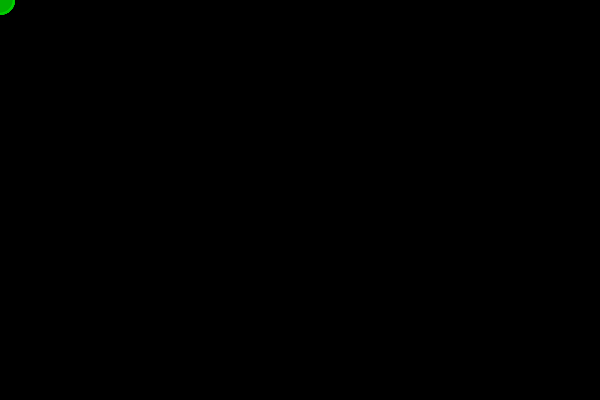
Frame 1 (no input)
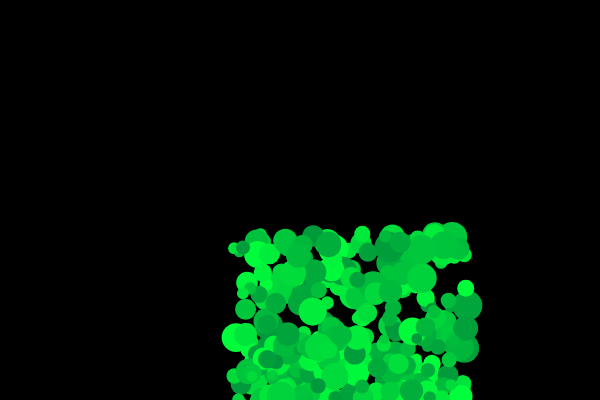
Frame 60 (no input)
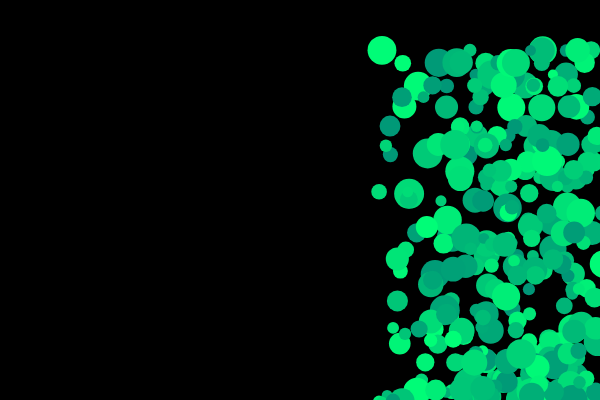
Frame 120 (the mouse pressed at the canvas centre since frame 60)

The p5.js sketch that drew these frames (run headless with seeded random() and noise() and a simulated clock; from frame 60 on, the mouse is pressed at the canvas centre):

// p5.js sketch
// ── sketch.js
let bubbles = [];
let numberOfBubbles = 300;

function setup() {
    createCanvas(600, 400);

    // dodawanie 'numberOfBubbles' objektów Bubble
    for (let i = 0; i < numberOfBubbles; i++) {
        let d = random(10, 30);
        let speedX = random(5, 10);
        let speedY = random(5, 10);
        b = new Bubble(0, 0, d, speedX, speedY);
        bubbles.push(b)
    }
}

function draw() {
    background(0);
    for (bubble of bubbles) {
        bubble.show();
        bubble.bounce();
        bubble.move();
        bubble.gravity();
    }
}

class Bubble {
    constructor(x, y, d, speedX, speedY) {
        this.x = x;
        this.y = y;
        this.d = d; // diameter
        this.speedX = speedX;
        this.speedY = speedY;
        this.color = {
            r: 0,
            g: random(150, 255),
            b: 0
        };

    }
    show() {
        noStroke();
        fill(this.color.r, this.color.g, this.color.b)
        ellipse(this.x, this.y, this.d);
    }

    isStaying() {
        return this.speedX < 0.01 && this.speedX > -0.01 && this.speedY < 0.01 && this.speedY > -0.01
    }
    move() {
        if (!this.isStaying()) {
            this.x += this.speedX;
            this.y += this.speedY;
            this.color.b++;
        }
        else {
            this.color.r -= 3;
            this.color.g -= 3;
            this.color.b -= 3;
        }
    }

    randomColor() {
        this.color.r = random(255);
        this.color.g = random(255);
        this.color.b = random(255);
    }

    bounce() {
        if (this.x > width || this.x < 0) {
            //this.randomColor();
            this.speedX *= -1;
        }

        if (this.y > height || this.y < 0) {
            //this.randomColor();
            this.speedY *= -1;
        }
    }
    gravity() {
        let grav = 120;
        this.speedX -= this.speedX / grav;
        this.speedY -= this.speedY / grav;
    }
}
